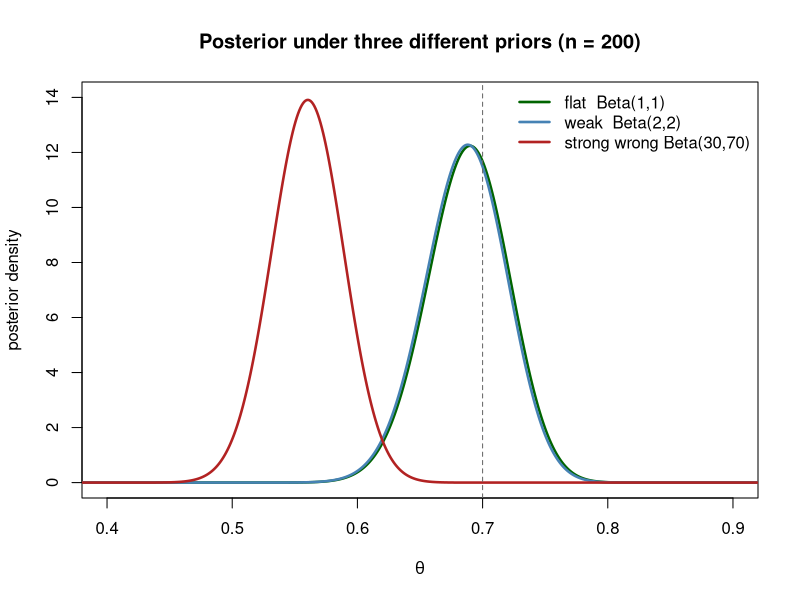
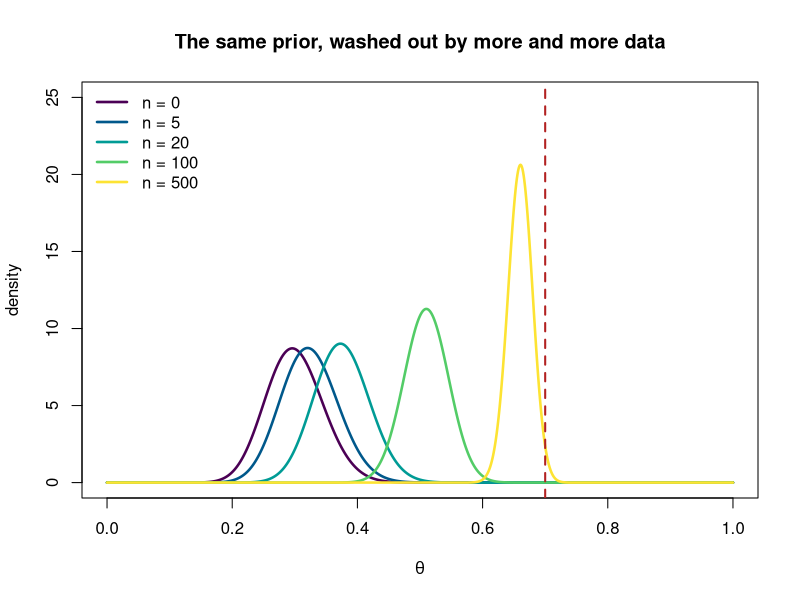
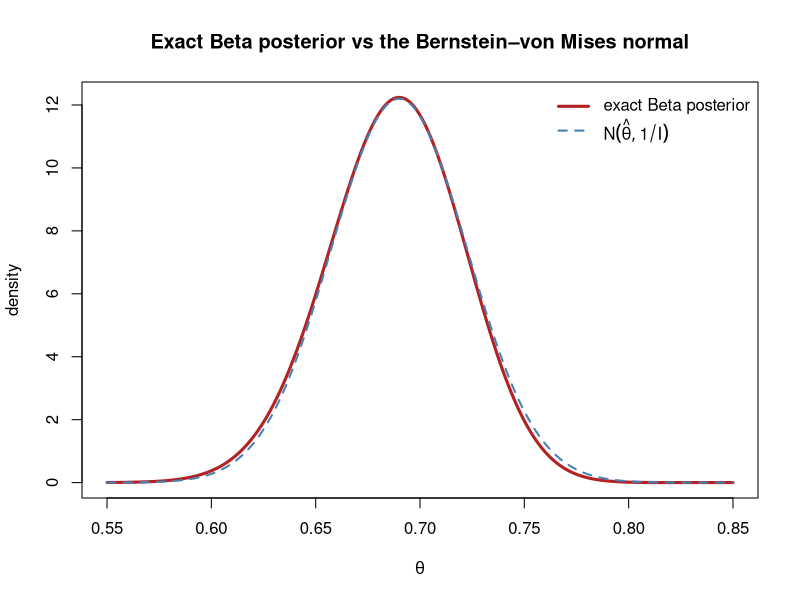

Source code (R) for these figures, in order:
## ---- chunk 1
#| warning: false
#| message: false
#| fig-align: center

set.seed(1)
trueTheta <- 0.7
n <- 200
k <- sum(rbinom(n, 1, trueTheta))

# Three priors: flat, weak, and a strong WRONG belief that the coin favours tails
priors <- list(
  "flat  Beta(1,1)"        = c(1, 1),
  "weak  Beta(2,2)"        = c(2, 2),
  "strong wrong Beta(30,70)" = c(30, 70)
)

theta <- seq(0, 1, length.out = 1000)
cols  <- c("darkgreen", "steelblue", "firebrick")

plot(NA, xlim = c(0.4, 0.9), ylim = c(0, 14),
     xlab = expression(theta), ylab = "posterior density",
     main = "Posterior under three different priors (n = 200)")
for (i in seq_along(priors)) {
  a <- priors[[i]][1]; b <- priors[[i]][2]
  lines(theta, dbeta(theta, a + k, b + n - k), lwd = 2.5, col = cols[i])
}
abline(v = trueTheta, col = "grey40", lty = 2)
legend("topright", bty = "n", lwd = 2.5, col = cols, legend = names(priors))
## ---- chunk 2
#| warning: false
#| message: false
#| fig-align: center

set.seed(1)
aPri <- 30; bPri <- 70             # the same stubborn "favours tails" prior
ns <- c(0, 5, 20, 100, 500)       # n = 0 shows the prior itself

theta <- seq(0, 1, length.out = 1000)
cols  <- hcl.colors(length(ns), "Viridis")

plot(NA, xlim = c(0, 1), ylim = c(0, 25),
     xlab = expression(theta), ylab = "density",
     main = "The same prior, washed out by more and more data")
for (i in seq_along(ns)) {
  nn <- ns[i]
  kk <- if (nn == 0) 0 else rbinom(1, nn, trueTheta)
  lines(theta, dbeta(theta, aPri + kk, bPri + nn - kk), lwd = 2.5, col = cols[i])
}
abline(v = trueTheta, col = "firebrick", lty = 2, lwd = 2)
legend("topleft", bty = "n", lwd = 2.5, col = cols,
       legend = paste0("n = ", ns))
## ---- chunk 3
#| fig-align: center

set.seed(1)
n <- 200; k <- sum(rbinom(n, 1, trueTheta))
aPost <- 1 + k; bPost <- 1 + n - k            # flat prior → posterior ∝ likelihood

theta <- seq(0.55, 0.85, length.out = 600)

# Exact Beta posterior vs the Bernstein–von Mises normal approximation
mle <- k / n
iHat <- n / (mle * (1 - mle))                 # Fisher information at the MLE
bvm   <- dnorm(theta, mean = mle, sd = 1 / sqrt(iHat))

plot(theta, dbeta(theta, aPost, bPost), type = "l", lwd = 3, col = "firebrick",
     xlab = expression(theta), ylab = "density",
     main = "Exact Beta posterior vs the Bernstein–von Mises normal")
lines(theta, bvm, lwd = 2, col = "steelblue", lty = 2)
legend("topright", bty = "n", lwd = c(3, 2), lty = c(1, 2),
       col = c("firebrick", "steelblue"),
       legend = c("exact Beta posterior", expression(N(hat(theta), 1/I))))
